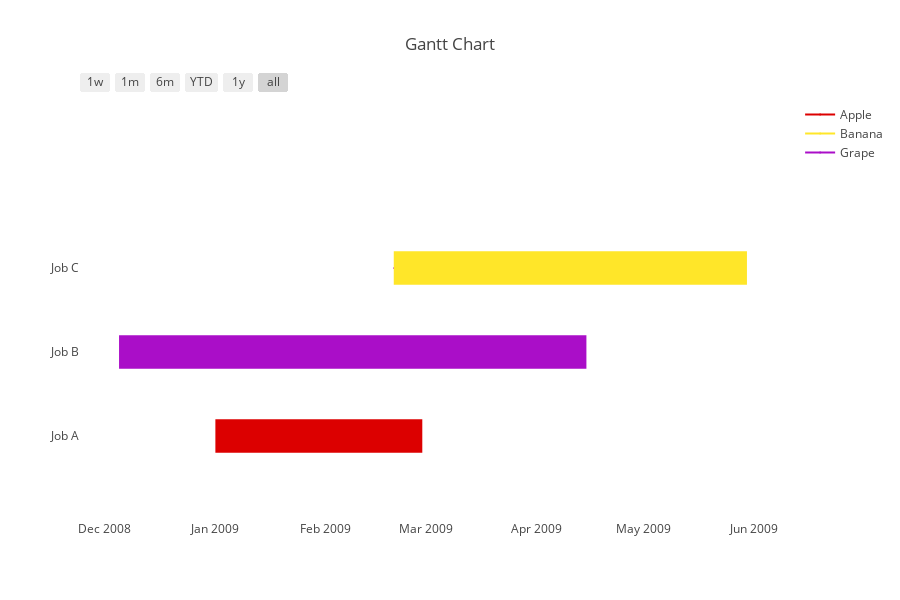

The notebook cell saved with this chart:
### Markdown cell above
# Index by xxxx Variable

### Code cell
df = [dict(Task="Job A", Start='2009-01-01', Finish='2009-02-28', Complete=10, Resource='Apple'),
      dict(Task="Job B", Start='2008-12-05', Finish='2009-04-15', Complete=60, Resource='Grape'),
      dict(Task="Job C", Start='2009-02-20', Finish='2009-05-30', Complete=95, Resource='Banana')]

# Index by Numeric Variable
# fig = ff.create_gantt(df, colors='Viridis', index_col='Complete', show_colorbar=True)

# Index by String Variable
# colors = ['#7a0504', (0.2, 0.7, 0.3), 'rgb(210, 60, 180)']
# fig = ff.create_gantt(df, colors=colors, index_col='Resource', reverse_colors=True, show_colorbar=True)

# Use a Dictionary for Colors
colors = dict(
    Apple = 'rgb(220, 0, 0)',
    Grape = 'rgb(170, 14, 200)',
    Banana = (1, 0.9, 0.16)
)
fig = ff.create_gantt(df, colors=colors, index_col='Resource', show_colorbar=True)

# 画图
plotly.offline.iplot(fig, filename='gantt-variable')

### Figure 1 — Plotly figure (JSON) as saved in the notebook; plotly's stock layout.template omitted (floating-point values rounded to 4 significant figures)
{"data": [{"marker": {"color": "white"}, "name": "", "showlegend": false, "type": "scatter", "uid": "10b5c508-b369-4e48-a08c-429b9e347a71", "x": ["2009-01-01", "2009-02-28"], "y": [0, 0]}, {"marker": {"color": "white"}, "name": "", "showlegend": false, "type": "scatter", "uid": "d724e365-fa06-417e-bd91-7f7bec3244af", "x": ["2008-12-05", "2009-04-15"], "y": [1, 1]}, {"marker": {"color": "white"}, "name": "", "showlegend": false, "type": "scatter", "uid": "80b5d942-d990-4b4d-ab7b-ab20954b5e3f", "x": ["2009-02-20", "2009-05-30"], "y": [2, 2]}, {"hoverinfo": "none", "marker": {"color": "rgb(220, 0, 0)", "size": 1}, "name": "Apple", "showlegend": true, "type": "scatter", "uid": "f3528a03-d22f-4a2f-a762-db1564348769", "x": ["2009-02-20", "2009-02-20"], "y": [0, 0]}, {"hoverinfo": "none", "marker": {"color": "rgb(255, 230, 41)", "size": 1}, "name": "Banana", "showlegend": true, "type": "scatter", "uid": "3405b64b-361e-4731-982c-b8091f18aa5d", "x": ["2009-02-20", "2009-02-20"], "y": [1, 1]}, {"hoverinfo": "none", "marker": {"color": "rgb(170, 14, 200)", "size": 1}, "name": "Grape", "showlegend": true, "type": "scatter", "uid": "dc219024-5148-4c24-a292-64fa8ad11a19", "x": ["2009-02-20", "2009-02-20"], "y": [2, 2]}], "layout": {"height": 600, "hovermode": "closest", "shapes": [{"fillcolor": "rgb(220, 0, 0)", "line": {"width": 0}, "opacity": 1, "type": "rect", "x0": "2009-01-01", "x1": "2009-02-28", "xref": "x", "y0": -0.2, "y1": 0.2, "yref": "y"}, {"fillcolor": "rgb(170, 14, 200)", "line": {"width": 0}, "opacity": 1, "type": "rect", "x0": "2008-12-05", "x1": "2009-04-15", "xref": "x", "y0": 0.8, "y1": 1.2, "yref": "y"}, {"fillcolor": "rgb(255, 230, 41)", "line": {"width": 0}, "opacity": 1, "type": "rect", "x0": "2009-02-20", "x1": "2009-05-30", "xref": "x", "y0": 1.8, "y1": 2.2, "yref": "y"}], "showlegend": true, "title": "Gantt Chart", "width": 900, "xaxis": {"rangeselector": {"buttons": [{"count": 7, "label": "1w", "step": "day", "stepmode": "backward"}, {"count": 1, "label": "1m", "step": "month", "stepmode": "backward"}, {"count": 6, "label": "6m", "step": "month", "stepmode": "backward"}, {"count": 1, "label": "YTD", "step": "year", "stepmode": "todate"}, {"count": 1, "label": "1y", "step": "year", "stepmode": "backward"}, {"step": "all"}]}, "showgrid": false, "type": "date", "zeroline": false}, "yaxis": {"autorange": false, "range": [-1, 4], "showgrid": false, "ticktext": ["Job A", "Job B", "Job C"], "tickvals": [0, 1, 2], "zeroline": false}}}
